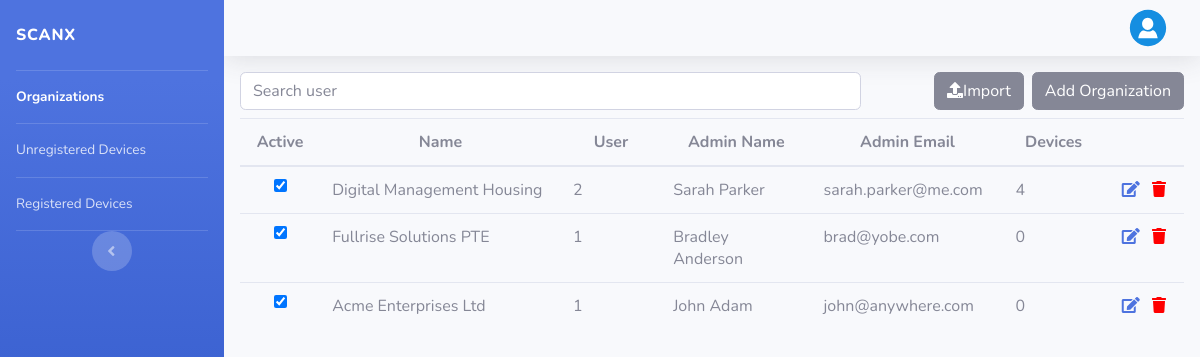
/admins (signed in), run on the app's committed database.
### app/models.py (models this page shows, shortened)
class Organization(models.Model):
    name = models.CharField(max_length=200, unique=True)
    description = models.CharField(max_length=500, blank=True, null=True)
    dateTimeFormat = models.CharField(max_length=30, blank=True, null=True)
    nfcEnabled = models.BooleanField(verbose_name='NFC Enabled', default=False)
    qrScanEnabled = models.BooleanField(verbose_name='QR Scanning Enabled', default=False)
    active = models.BooleanField(default=False)

class User(AbstractUser):
    organization = models.ForeignKey(Organization, blank=True, null=True, on_delete=models.PROTECT)
    fullname = models.CharField(max_length=50, blank=True, null=True, unique=True)
    nfcEnabled = models.BooleanField(verbose_name='NFC Enabled', blank=True, null=True)
    qrScanEnabled = models.BooleanField(verbose_name='QR Scanning Enabled', blank=True, null=True)
    sharedLocation = models.BooleanField(verbose_name="Share location after each scan", blank=True, null=True)
    profilePicture = models.ImageField(upload_to='static/images', blank=True, null=True)

### app/views.py (the view)
# urls.py: path('admins', adminViewOrganization, name='admin-home'),
@login_required
def adminViewOrganization(request):
    organizations = Organization.objects.all()
    for org in organizations:
        staff = User.objects.filter(organization=org).filter(is_staff=True).first()
        org.admin = staff
        org.userCount = User.objects.filter(organization=org).count()
        org.deviceCount = Device.objects.filter(organization=org).count()
    return render(request, "admins/organization/list.html", {"organizations" : organizations})

### app/templates/admins/organization/list.html
{% extends "admins/base.html" %}
{% block sidebar %}
{% with page=1 %}
{{ block.super }}
{% endwith %}
{% endblock %}
{% block content %}
<div class="content p-3">
  <div class="row">
    <div class="col-8">
      <input placeholder="Search user" class="form-control"/>
    </div>
    <div class="col-4">
      <a href='{% url "organization-add" %}' class="btn btn-secondary float-right">Add Organization</a>
      <button class="btn btn-secondary float-right mr-2"><i class="fas fa-upload"></i>Import</button>
    </div>
  </div>
  <table class="table mt-2">
    <thead>
      <tr class="text-center">
        <th style="width: 8%;">Active</th>
        <th style="width: 24%;">Name</th>
        <th style="width: 10%;">User</th>
        <th style="width: 15%;">Admin Name</th>
        <th style="width: 15%;">Admin Email</th>
        <th style="width: 10%;">Devices</th>
        <th style="width: 8%;"></th>
      </tr>
    </thead>
    <tbody>
      {% for org in organizations %}
      <tr>
        <td class="text-center"><input type="checkbox" onclick="return false;" {%if org.active %} checked {%endif%}></td>
        <td>{{org.name}}</td>
        <td>{{ org.userCount }}</td>
        <td>{{org.admin.fullname}}</td>
        <td>{{org.admin.email}}</td>
        <td>{{ org.deviceCount }}</td>
        <td class="text-center">
          <a title="Edit" href='{% url "organization-update" org.id %}'><i class="fas fa-edit"></i></a> &nbsp;
          <a title="Delete" href="#" onclick="confirmDelete(this)" url='{% url "organization-delete" org.id %}'><i class="fas fa-trash" style="color:red"></i></a>
        </td>
      </tr>
      {% endfor %}
    </tbody>
  </table>
</div>
{% endblock %}

### app/templates/admins/base.html (shortened to what this page needs)
<link href="/static/vendor/fontawesome-free/css/all.min.css" rel="stylesheet" type="text/css">
 <link href="/static/css/sb-admin-2.css" rel="stylesheet">
<body id="page-top">
  <div id="wrapper">
    {% block sidebar %}
    <ul class="navbar-nav bg-gradient-primary sidebar sidebar-dark">
      <a class="sidebar-brand d-flex align-items-center" href="#">
        <div class="sidebar-brand-text">ScanX</div>
      </a>
      <hr class="sidebar-divider my-0">
      <li class="nav-item {% if page == 1 %} active {%endif%}">
        <a class="nav-link" href="/admins">
          <span>Organizations</span></a>
      </li>
      <hr class="sidebar-divider my-0">
      <li class="nav-item {% if page == 2 %} active {%endif%}" >
        <a class="nav-link" href="/admins/unregistered_device">
          <span>Unregistered Devices</span></a>
      </li>
      <hr class="sidebar-divider my-0">
      <li class="nav-item {% if page == 3 %} active {%endif%}">
        <a class="nav-link" href="/admins/registered_device">
          <span>Registered Devices</span></a>
      </li>
      <hr class="sidebar-divider my-0">
      <div class="text-center d-none d-md-inline">
        <button class="rounded-circle border-0" id="sidebarToggle"></button>
      </div>
    </ul>
    {% endblock %}
    <div id="content-wrapper">
      <div id="content">
        <nav class="navbar navbar-expand navbar-light topbar shadow">
          <ul class="navbar-nav ml-auto">
            <li class="nav-item dropdown no-arrow">
              <a class="nav-link dropdown-toggle" href="#" data-toggle="dropdown" aria-haspopup="true"
                aria-expanded="false">
                <img class="img-profile rounded-circle" src="/static/img/user.svg">
              </a>
            </li>
          </ul>
        </nav>
        {%block content %}
        {%endblock%}
      </div>
    </div>
  </div>
</body>

### data on the page
Organization: active "☑", name "Digital Management Housing", userCount "2", admin.fullname "Sarah Parker", admin.email "sarah.parker@me.com", deviceCount "4"
Organization: active "☑", name "Fullrise Solutions PTE", userCount "1", admin.fullname "Bradley Anderson", admin.email "brad@yobe.com", deviceCount "0"
Organization: active "☑", name "Acme Enterprises Ltd", userCount "1", admin.fullname "John Adam", admin.email "john@anywhere.com", deviceCount "0"
